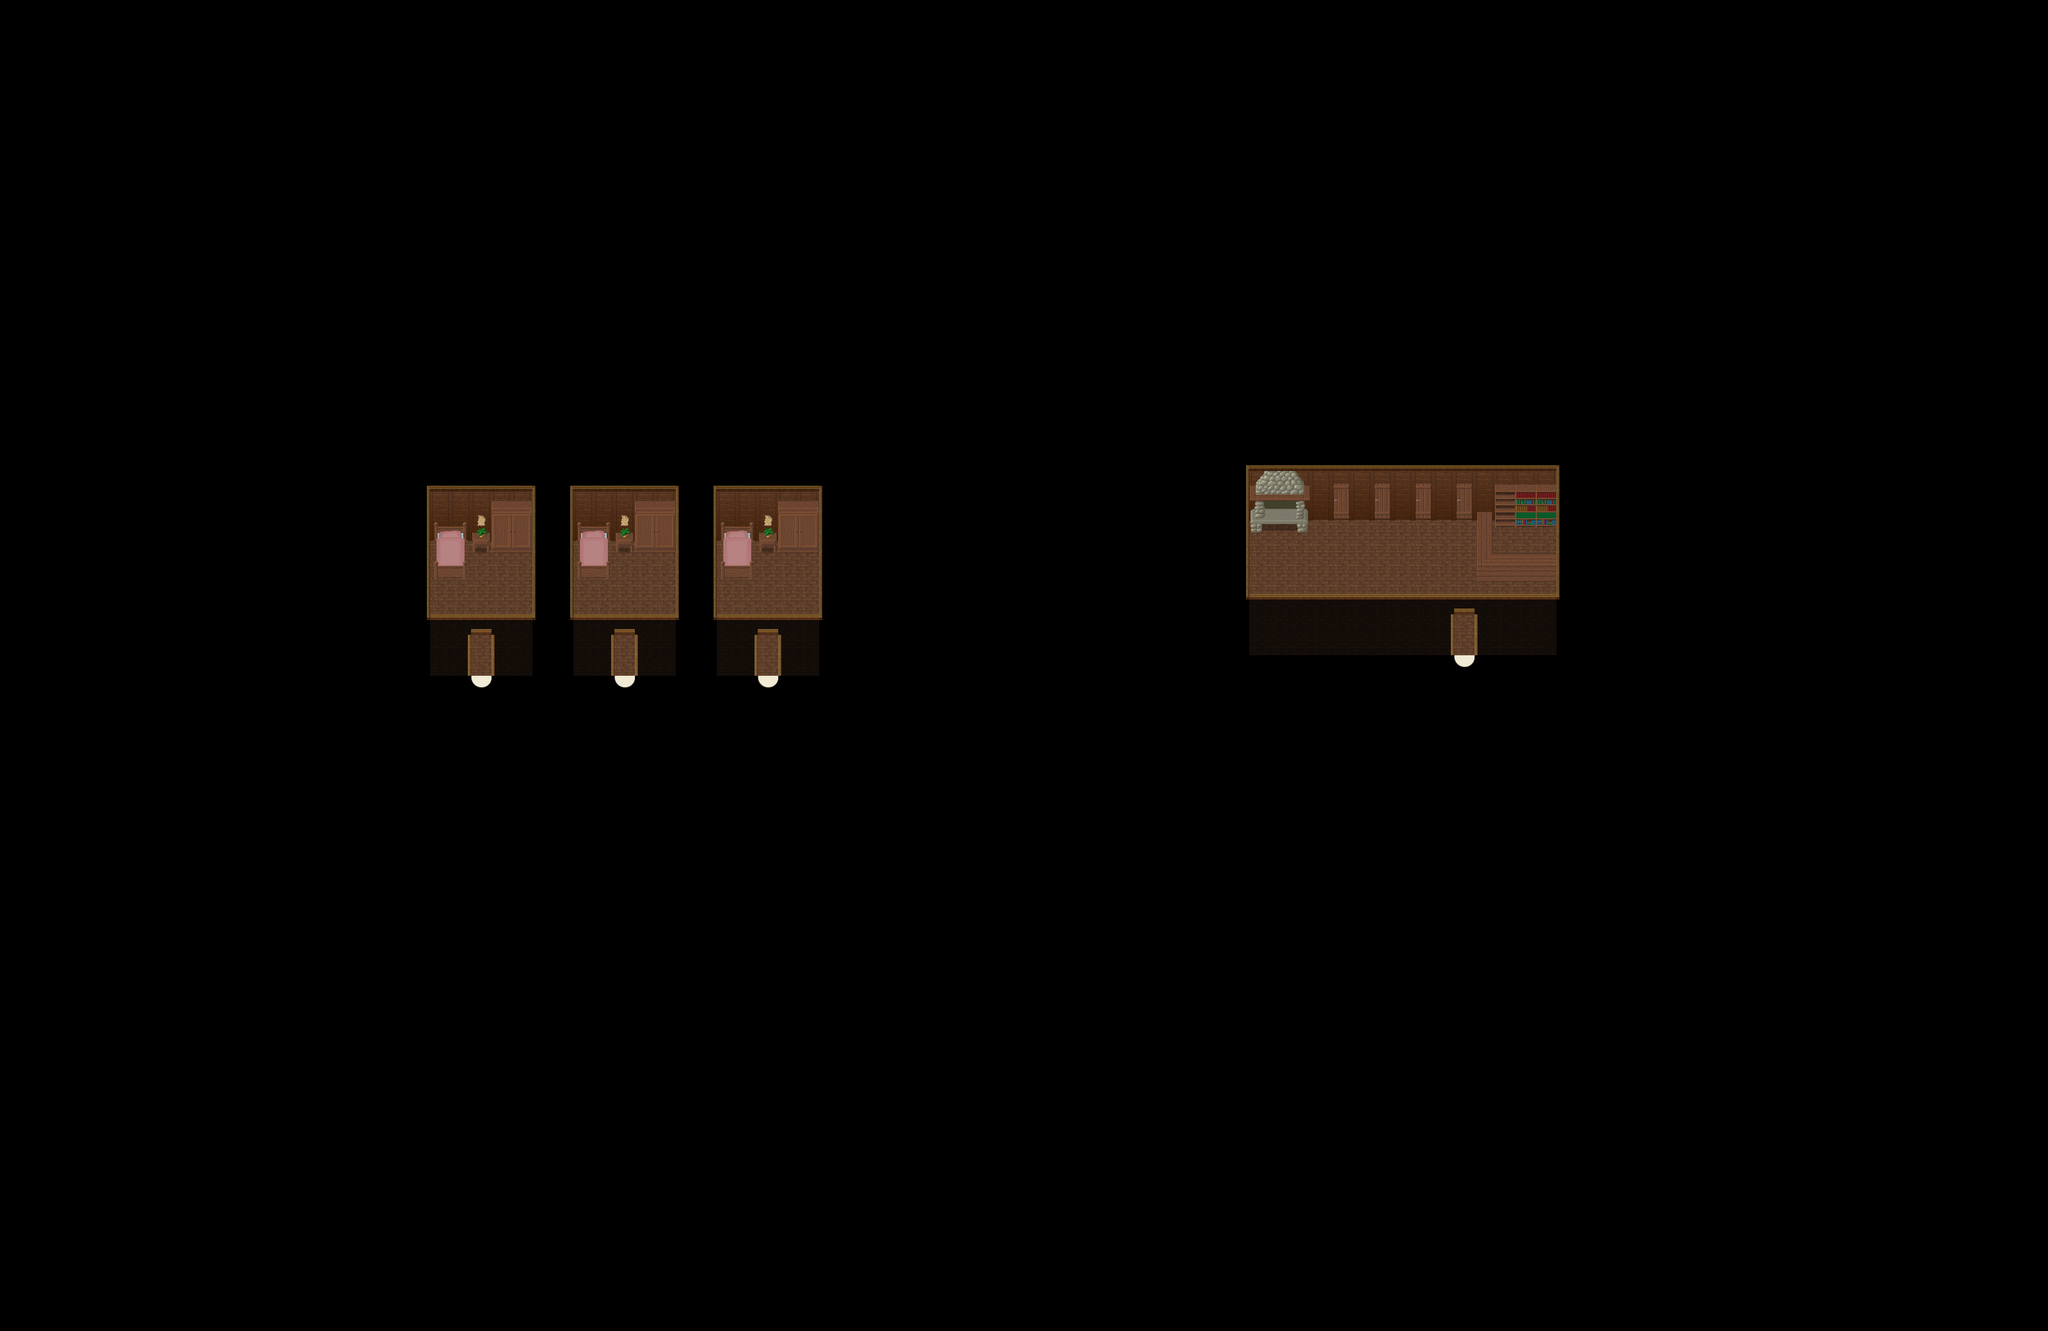

Below is a game level as drawn by its tile map, then a one-line description and the .tmx that defines it (tile-layer data replaced by summaries):
An orthogonal 100x65 tile map with 32x32 px tiles, 4 tile layers (ground, ground2, fringe, top), 2 hidden layers not drawn, 6 tilesets and 10 objects (7x warp, 2x fixme, PARTICLE_EFFECT).

<map version="1.4" tiledversion="1.4.1" orientation="orthogonal" renderorder="right-down" width="100" height="65" tilewidth="32" tileheight="32" infinite="0" nextlayerid="61" nextobjectid="57">
 <properties>
  <property name="background0image" value="graphics/images/spit23loginwallpaper_800x600.png" />
  <property name="author" value="TMW Brazil Team" />
  <property name="license" value="GPL v2+" />
  <property name="manaplus version" value="2" />
  <property name="minimap" value="graphics/minimaps/024-8.png" />
  <property name="music" value="8bit_the_hero.ogg" />
  <property name="name" value="Frostia Indoors" />
 </properties>
 <tileset firstgid="1" name="collision" tilewidth="32" tileheight="32" tilecount="9" columns="3">
  <image source="../graphics/tilesets/collision.png" width="96" height="96" />
 </tileset>
 <tileset firstgid="10" name="woodland_indoor" tilewidth="32" tileheight="32" tilecount="256" columns="16">
  <image source="../graphics/tilesets/woodland_indoor.png" width="512" height="512" />
 </tileset>
 <tileset firstgid="266" name="woodland_indoor_x2" tilewidth="32" tileheight="64" tilecount="48" columns="16">
  <image source="../graphics/tilesets/woodland_indoor_x2.png" width="512" height="192" />
 </tileset>
 <tileset firstgid="314" name="woodland_indoor_x3" tilewidth="32" tileheight="96" tilecount="48" columns="16">
  <image source="../graphics/tilesets/woodland_indoor_x3.png" width="512" height="288" />
 </tileset>
 <tileset firstgid="362" name="cabana_in" tilewidth="32" tileheight="32" tilecount="80" columns="16">
  <image source="../graphics/tilesets/cabana_in.png" width="512" height="160" />
 </tileset>
 <tileset firstgid="442" name="inn" tilewidth="32" tileheight="32" tilecount="256" columns="16">
  <image source="../graphics/tilesets/inn.png" width="512" height="512" />
 </tileset>
 <layer id="55" name="ground" width="100" height="65">
  <data>[6500 cells, 6500 non-empty, 6 distinct tile ids]</data>
 </layer>
 <layer id="56" name="ground2" width="100" height="65">
  <data>[6500 cells, 62 non-empty, 26 distinct tile ids]</data>
 </layer>
 <layer id="57" name="fringe" width="100" height="65">
  <data>[6500 cells, 3 non-empty, 1 distinct tile ids]</data>
 </layer>
 <layer id="58" name="top" width="100" height="65" opacity="0.8">
  <data>[6500 cells, 176 non-empty, 11 distinct tile ids]</data>
 </layer>
 <layer id="59" name="collision" width="100" height="65" visible="0">
  <data>[6500 cells, 6319 non-empty, 1 distinct tile ids]</data>
 </layer>
 <layer id="60" name="height" width="100" height="65" visible="0" locked="1">
  <data>[6500 cells, 0 non-empty, 0 distinct tile ids]</data>
 </layer>
 <objectgroup id="6" name="margin">
  <object id="54" name="Margin A" type="fixme" x="32" y="96" width="640" height="640" />
  <object id="55" name="Margin B" type="fixme" x="2432" y="1056" width="640" height="640" />
 </objectgroup>
 <objectgroup color="#00aa00" id="7" name="warps">
  <object id="14" name="To Frostia" type="warp" x="2272" y="1024" width="32" height="32">
   <properties>
    <property name="dest_map" value="024-1" />
    <property name="dest_x" value="136" />
    <property name="dest_y" value="29" />
   </properties>
  </object>
  <object id="15" name="To Bedroom" type="warp" x="2208" y="768" width="32" height="32">
   <properties>
    <property name="dest_map" value="self" />
    <property name="dest_x" value="37" />
    <property name="dest_y" value="32" />
   </properties>
  </object>
  <object id="16" name="To Bedroom" type="warp" x="2144" y="768" width="32" height="32">
   <properties>
    <property name="dest_map" value="self" />
    <property name="dest_x" value="30" />
    <property name="dest_y" value="32" />
   </properties>
  </object>
  <object id="17" name="To Bedroom" type="warp" x="2081" y="768" width="32" height="32">
   <properties>
    <property name="dest_map" value="self" />
    <property name="dest_x" value="23" />
    <property name="dest_y" value="32" />
   </properties>
  </object>
  <object id="18" name="To Lounge" type="warp" x="1184" y="1056" width="32" height="32">
   <properties>
    <property name="dest_map" value="self" />
    <property name="dest_x" value="69" />
    <property name="dest_y" value="25" />
   </properties>
  </object>
  <object id="19" name="To Lounge" type="warp" x="960" y="1056" width="32" height="32">
   <properties>
    <property name="dest_map" value="self" />
    <property name="dest_x" value="67" />
    <property name="dest_y" value="25" />
   </properties>
  </object>
  <object id="20" name="To Lounge" type="warp" x="736" y="1056" width="32" height="32">
   <properties>
    <property name="dest_map" value="self" />
    <property name="dest_x" value="65" />
    <property name="dest_y" value="25" />
   </properties>
  </object>
 </objectgroup>
 <objectgroup color="#ff557f" id="8" name="particle">
  <object id="40" name="graphics/particles/cookingfire.particle.xml" type="PARTICLE_EFFECT" x="1984" y="800" width="32" height="32" />
 </objectgroup>
</map>
